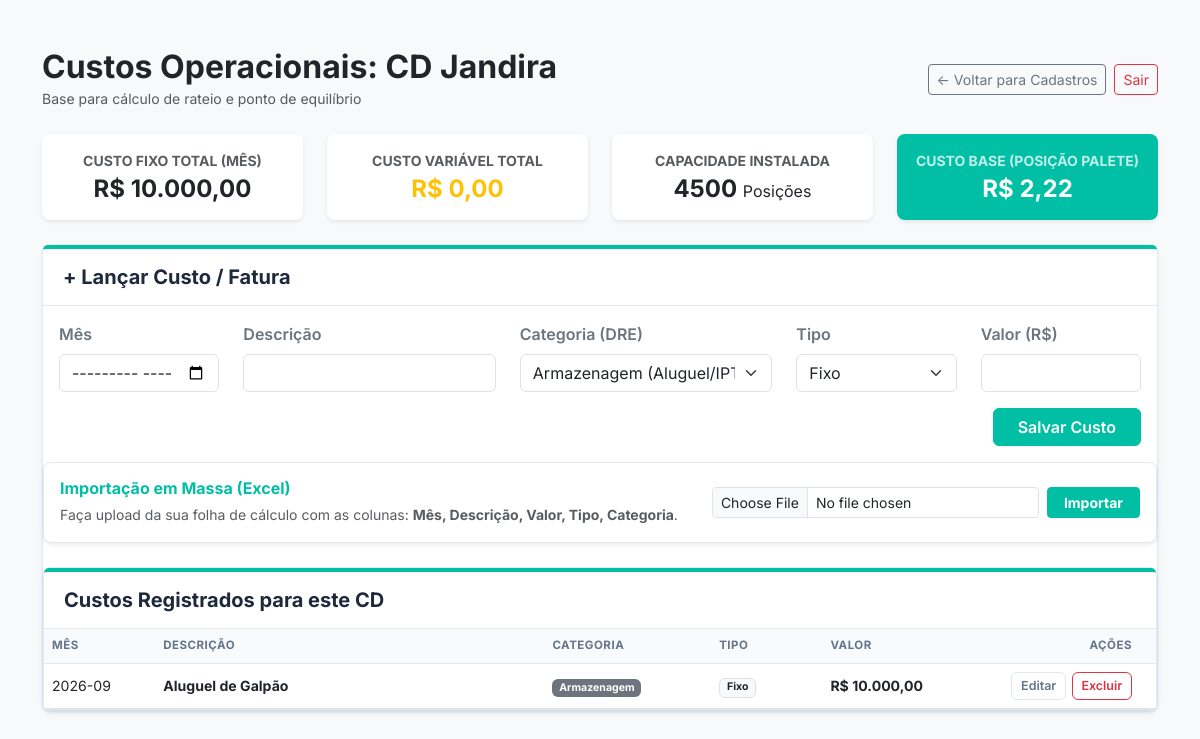
Before: /custos/1 (signed in) with the older database file.
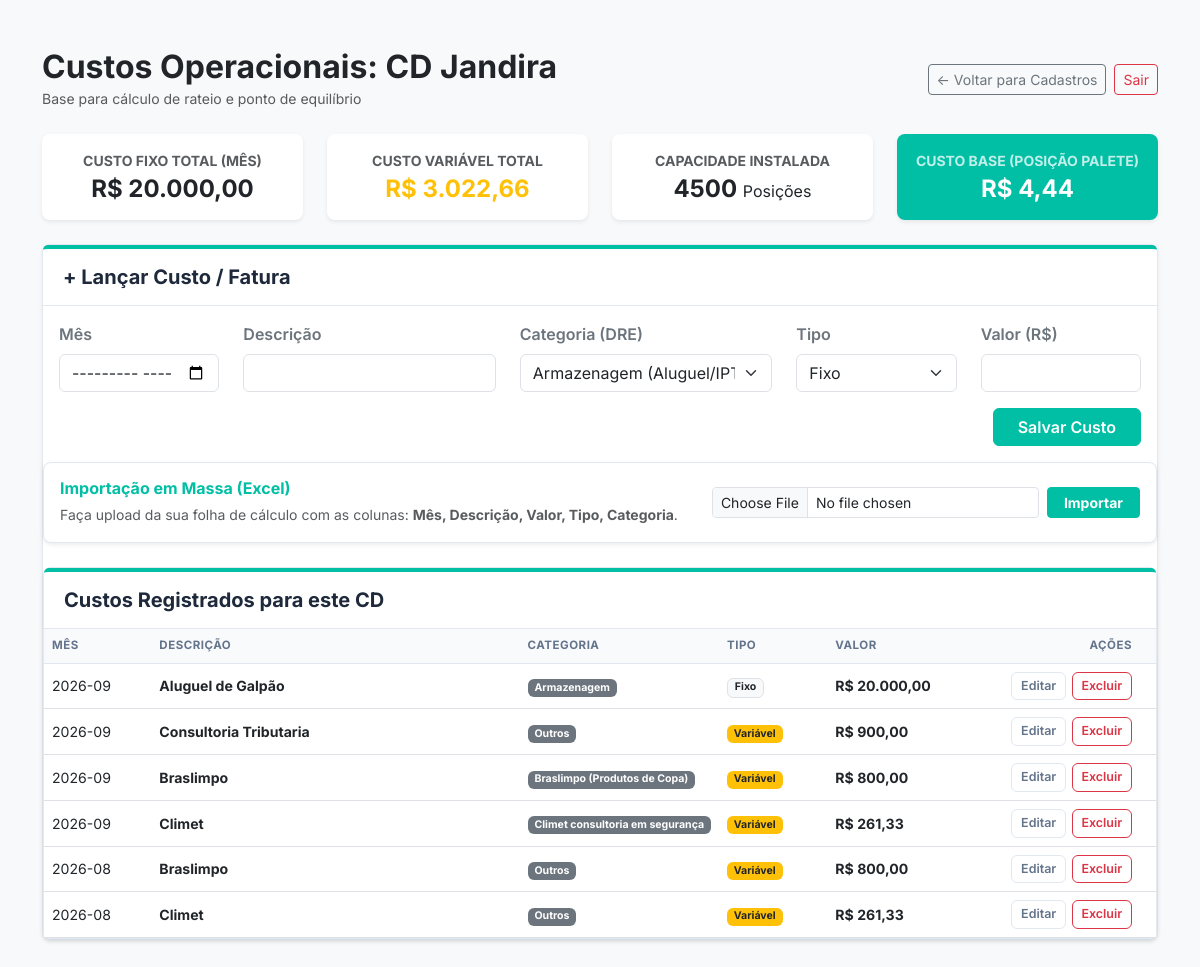
After: the same page with the newer database file.
### app.py (models this page shows)
class CentroDistribuicao(db.Model):
    id = db.Column(db.Integer, primary_key=True)
    empresa_id = db.Column(db.Integer, db.ForeignKey('empresa.id'), nullable=False)
    nome = db.Column(db.String(100), nullable=False)
    metragem = db.Column(db.Float, nullable=False)
    capacidade_paletes = db.Column(db.Integer, nullable=False)

class CustoCD(db.Model):
    id = db.Column(db.Integer, primary_key=True)
    cd_id = db.Column(db.Integer, db.ForeignKey('centro_distribuicao.id'), nullable=False)
    mes_referencia = db.Column(db.String(7), nullable=False)  # Ex: "2026-09"
    descricao_item = db.Column(db.String(150), nullable=False) # Ex: Aluguel, Fita Stretch
    tipo_custo = db.Column(db.String(50), nullable=False)      # Fixo, Variável ou Mão de Obra
    valor = db.Column(db.Float, nullable=False)
    categoria = db.Column(db.String(50), nullable=False, default='Outros')

### app.py (the view, shortened to what this page needs)
@app.route('/custos/<int:cd_id>', methods=['GET', 'POST'])
@login_required
def gerenciar_custos(cd_id):
    cd_atual = CentroDistribuicao.query.get_or_404(cd_id)
    custos_cadastrados = CustoCD.query.filter_by(cd_id=cd_id).all()
    total_fixo = 0
    total_variavel = 0 # 1. CRIAMOS O BALDE PARA AS VARIÁVEIS
    for despesa in custos_cadastrados:
        if despesa.tipo_custo == 'Fixo':
            total_fixo += despesa.valor
        elif despesa.tipo_custo in ['Variável', 'Variavel']:
            total_variavel += despesa.valor
    if cd_atual.capacidade_paletes > 0:
        divisor = cd_atual.capacidade_paletes
        nome_divisor = "Posição Palete"
    else:
        divisor = cd_atual.metragem
        nome_divisor = "m²"
    custo_unitario = total_fixo / divisor if divisor > 0 else 0
    return render_template(
        'gerenciar_custos.html',
        cd=cd_atual,
        custos=custos_cadastrados,
        total_fixo=total_fixo,
        total_variavel=total_variavel, # <-- ESTA LINHA É NOVA
        divisor=divisor,
        nome_divisor=nome_divisor,
        custo_unitario=custo_unitario
    )

### app.py (called while the page is built)
@app.template_filter('moeda_br')
def formato_moeda_br(valor):
    valor_formatado = f"{valor:,.2f}"
    valor_formatado = valor_formatado.replace(',', 'X').replace('.', ',').replace('X', '.')
    return valor_formatado

### auth.py (called while the page is built, shortened)
def inicializar_auth(app, db, login_manager):
    global UsuarioModel
    class Usuario(UserMixin, db.Model):
        __tablename__ = 'usuario'
        id = db.Column(db.Integer, primary_key=True)
        empresa_id = db.Column(db.Integer, db.ForeignKey('empresa.id'), nullable=False)
        id = db.Column(db.Integer, primary_key=True)
        email = db.Column(db.String(120), unique=True, nullable=False)
        nome = db.Column(db.String(100), nullable=False)
        senha_hash = db.Column(db.String(256), nullable=False)
    UsuarioModel = Usuario
    @login_manager.user_loader
    def carregar_usuario(user_id):
        return UsuarioModel.query.get(int(user_id))
    return UsuarioModel

### templates/gerenciar_custos.html (shortened to what this page needs)
<!DOCTYPE html>
<html lang="pt-br">
  <head>
    <link
      href="https://cdn.jsdelivr.net/npm/bootstrap@5.3.0/dist/css/bootstrap.min.css"
      rel="stylesheet"
    />
    <link
      rel="stylesheet"
      href="{{ url_for('static', filename='css/style.css') }}"
    />
  </head>
  <body class="bg-light">
    <div class="container mt-5 mb-5">
      <div class="d-flex justify-content-between align-items-center mb-4">
        <div>
          <h2 class="fw-bold text-dark mb-0">
            Custos Operacionais: {{ cd.nome }}
          </h2>
          <small class="text-muted"
            >Base para cálculo de rateio e ponto de equilíbrio</small
          >
        </div>
        <div class="d-flex gap-2 align-items-center">
          <a
            href="{{ url_for('tela_cadastro') }}"
            class="btn btn-outline-secondary btn-sm"
          >
            ← Voltar para Cadastros
          </a>
          <a
            href="{{ url_for('auth.logout') }}"
            class="btn btn-outline-danger btn-sm"
          >
            Sair
          </a>
        </div>
      </div>
      <div class="row mb-4">
        <div class="col-md-3">
            <div class="card shadow-sm border-0 text-center h-100">
                <div class="card-body">
                    <p class="text-muted fw-bold mb-1 small text-uppercase">Custo Fixo Total (Mês)</p>
                    <h4 class="fw-bold text-dark mb-0">R$ {{ total_fixo | moeda_br }}</h4>
                </div>
            </div>
        </div>
        <div class="col-md-3">
            <div class="card shadow-sm border-0 text-center h-100">
                <div class="card-body">
                    <p class="text-muted fw-bold mb-1 small text-uppercase">Custo Variável Total</p>
                    <h4 class="fw-bold text-warning mb-0">R$ {{ total_variavel | moeda_br }}</h4>
                </div>
            </div>
        </div>
        <div class="col-md-3">
            <div class="card shadow-sm border-0 text-center h-100">
                <div class="card-body">
                    <p class="text-muted fw-bold mb-1 small text-uppercase">Capacidade Instalada</p>
                    <h4 class="fw-bold text-dark mb-0">{{ cd.capacidade_paletes }} <span class="fs-6 fw-normal">Posições</span></h4>
                </div>
            </div>
        </div>
        <div class="col-md-3">
            <div class="card shadow-sm border-0 text-center bg-empresa text-white h-100">
                <div class="card-body">
                    <p class="fw-bold mb-1 small text-uppercase opacity-75">Custo Base (Posição Palete)</p>
                    <h4 class="fw-bold mb-0">R$ {{ custo_unitario | moeda_br }}</h4>
                </div>
            </div>
        </div>
      </div>
      <div class="card shadow-sm mb-4">
        <div class="card-header card-header-clean">
          <h5>+ Lançar Custo / Fatura</h5>
        </div>
        <div class="card-body">
          <form method="POST">
            <div class="row align-items-end">
              <div class="col-md-2 mb-3">
                <label class="form-label fw-semibold text-secondary">Mês</label>
                <input
                  type="month"
                  class="form-control"
                  name="mes_ref"
                  required
                />
              </div>
              <div class="col-md-3 mb-3">
                <label class="form-label fw-semibold text-secondary"
                  >Descrição</label
                >
                <input
                  type="text"
                  class="form-control"
                  name="descricao"
                  required
                />
              </div>
              <div class="col-md-3 mb-3">
                <label class="form-label fw-semibold text-secondary"
                  >Categoria (DRE)</label
                >
                <select name="categoria" class="form-select" required>
                  <option value="Armazenagem">
                    Armazenagem (Aluguel/IPTU)
                  </option>
                </select>
              </div>
              <div class="col-md-2 mb-3">
                <label class="form-label fw-semibold text-secondary"
                  >Tipo</label
                >
                <select name="tipo" class="form-select" required>
                  <option value="Fixo" selected>Fixo</option>
                </select>
              </div>
              <div class="col-md-2 mb-3">
                <label class="form-label fw-semibold text-secondary"
                  >Valor (R$)</label
                >
                <input
                  type="number"
                  step="0.01"
                  class="form-control"
                  name="valor"
                  required
                />
              </div>
            </div>
            <div class="d-flex justify-content-end">
              <button type="submit" class="btn btn-empresa px-4">
                Salvar Custo
              </button>
            </div>
          </form>
        </div>
      <div class="card shadow-sm mb-4 border-empresa">
        <div class="card-body">
            <div class="row align-items-center">
                <div class="col-md-7">
                    <h6 class="fw-bold mb-1 text-empresa">Importação em Massa (Excel)</h6>
                    <small class="text-muted">Faça upload da sua folha de cálculo com as colunas: <strong>Mês, Descrição, Valor, Tipo, Categoria</strong>.</small>
                </div>
                <div class="col-md-5">
                    <form action="{{ url_for('importar_custos_excel', cd_id=cd.id) }}" method="POST" enctype="multipart/form-data" class="d-flex gap-2 justify-content-end">
                        <input type="file" name="arquivo_excel" class="form-control form-control-sm w-75" accept=".xlsx, .xls" required>
                        <button type="submit" class="btn btn-empresa btn-sm fw-bold px-3">Importar</button>
                    </form>
                </div>
            </div>
        </div>
      </div>
      <div class="card shadow-sm">
        <div class="card-header card-header-clean">
          <h5>Custos Registrados para este CD</h5>
        </div>
        <div class="card-body p-0">
          <div class="table-responsive">
            <table class="table table-hover align-middle mb-0">
              <thead>
                <tr>
                  <th style="width: 10%">Mês</th>
                  <th style="width: 35%">Descrição</th>
                  <th style="width: 15%">Categoria</th>
                  <th style="width: 10%">Tipo</th>
                  <th style="width: 15%">Valor</th>
                  <th
                    class="text-end"
                    style="width: 15%; padding-right: 1.5rem"
                  >
                    Ações
                  </th>
                </tr>
              </thead>
              <tbody>
                {% for despesa in custos %}
                <tr>
                  <td>{{ despesa.mes_referencia }}</td>
                  <td>
                    <strong class="text-dark"
                      >{{ despesa.descricao_item }}</strong
                    >
                  </td>
                  <td>
                    <span class="badge bg-secondary"
                      >{{ despesa.categoria }}</span
                    >
                  </td>
                  <td>
                    {% if despesa.tipo_custo == 'Fixo' %}
                    <span class="badge bg-light text-dark border">Fixo</span>
                    {% else %}
                    <span class="badge bg-warning text-dark">Variável</span>
                    {% endif %}
                  </td>
                  <td class="fw-bold text-dark text-nowrap">
                    R$ {{ despesa.valor | moeda_br }}
                  </td>
                  <td class="text-end" style="padding-right: 1.5rem">
                    <div class="acoes-tabela">
                      <a
                        href="{{ url_for('editar_custo', custo_id=despesa.id) }}"
                        class="btn btn-outline-secundaria"
                        >Editar</a
                      >
                      <form
                        action="{{ url_for('excluir_custo', custo_id=despesa.id) }}"
                        method="POST"
                        class="d-inline"
                        onsubmit="return confirm('Deseja realmente excluir este custo?');"
                      >
                        <button type="submit" class="btn btn-outline-danger">
                          Excluir
                        </button>
                      </form>
                    </div>
                  </td>
                </tr>
                {% endfor %}
              </tbody>
            </table>
          </div>
        </div>
      </div>
    </div>
  </body>
</html>

### static/css/style.css (style rules this page uses)
:root { --cor-primaria: #00bfa5; --cor-primaria-hover: #009688; --cor-grafite-dark: #1e293b; --cor-grafite-muted: #64748b; --cor-cinza-bg: #f8fafc; --cor-borda: #e2e8f0; }
* { font-family: "Inter", -apple-system, BlinkMacSystemFont, sans-serif; }
body { background-color: var(--cor-cinza-bg); color: var(--cor-grafite-dark); }
.bg-empresa { background-color: var(--cor-primaria) !important; color: #ffffff !important; }
.text-empresa { color: var(--cor-primaria) !important; }
.card-header-clean { background-color: #ffffff !important; border-top: 4px solid var(--cor-primaria); border-bottom: 1px solid var(--cor-borda); padding: 1rem 1.25rem; }
.card-header-clean h5 { color: var(--cor-grafite-dark); font-weight: 700; margin-bottom: 0; }
.card { border: 1px solid var(--cor-borda); border-radius: 8px; background-color: #ffffff; }
.btn-empresa { background-color: var(--cor-primaria); color: #ffffff; border: 1px solid var(--cor-primaria); font-weight: 600; }
.btn-outline-secundaria { color: var(--cor-grafite-muted); border: 1px solid var(--cor-borda); background-color: #ffffff; font-weight: 500; }
.table { font-size: 0.88rem; }
.table thead th { background-color: #f8fafc; color: var(--cor-grafite-muted); text-transform: uppercase; font-size: 0.72rem; letter-spacing: 0.5px; font-weight: 700; border-bottom: 1px solid var(--cor-borda); }
.acoes-tabela { display: inline-flex; gap: 0.35rem; align-items: center; }
.acoes-tabela .btn { padding: 0.25rem 0.55rem; font-size: 0.78rem; font-weight: 600; }

Changed rows visible on the page:
changed CustoCD "Aluguel de Galpão": valor|moeda_br "10.000,00" → "20.000,00"
added CustoCD: mes_referencia "2026-09", descricao_item "Consultoria Tributaria", categoria "Outros", tipo_custo "Variável", valor|moeda_br "900,00"
added CustoCD: mes_referencia "2026-09", descricao_item "Braslimpo", categoria "Braslimpo (Produtos de Copa)", tipo_custo "Variável", valor|moeda_br "800,00"
added CustoCD: mes_referencia "2026-09", descricao_item "Climet", categoria "Climet consultoria em segurança", tipo_custo "Variável", valor|moeda_br "261,33"
added CustoCD: mes_referencia "2026-08", descricao_item "Braslimpo", categoria "Outros", tipo_custo "Variável", valor|moeda_br "800,00"
added CustoCD: mes_referencia "2026-08", descricao_item "Climet", categoria "Outros", tipo_custo "Variável", valor|moeda_br "261,33"
Other visible differences:
{{ total_fixo | moeda_br }}: "10.000,00" → "20.000,00"
{{ total_variavel | moeda_br }}: "0,00" → "3.022,66"
{{ custo_unitario | moeda_br }}: "2,22" → "4,44"
